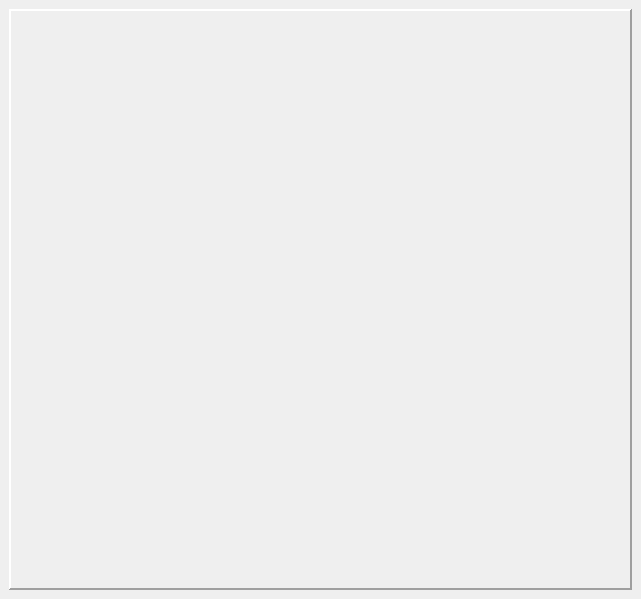
<?xml version="1.0" encoding="UTF-8"?>
<ui version="4.0">
 <class>MainWindow</class>
 <widget class="QMainWindow" name="MainWindow">
  <property name="geometry">
   <rect>
    <x>0</x>
    <y>0</y>
    <width>641</width>
    <height>599</height>
   </rect>
  </property>
  <property name="windowTitle">
   <string>MainWindow</string>
  </property>
  <widget class="QWidget" name="centralwidget">
   <layout class="QVBoxLayout" name="verticalLayout">
    <item>
     <widget class="Frame" name="frame">
      <property name="frameShape">
       <enum>QFrame::Panel</enum>
      </property>
      <property name="frameShadow">
       <enum>QFrame::Raised</enum>
      </property>
      <property name="lineWidth">
       <number>2</number>
      </property>
      <property name="midLineWidth">
       <number>0</number>
      </property>
     </widget>
    </item>
   </layout>
  </widget>
  <widget class="QMenuBar" name="menubar">
   <property name="geometry">
    <rect>
     <x>0</x>
     <y>0</y>
     <width>641</width>
     <height>25</height>
    </rect>
   </property>
  </widget>
 </widget>
 <customwidgets>
  <customwidget>
   <class>Frame</class>
   <extends>QFrame</extends>
   <header location="global">frame.h</header>
   <container>1</container>
  </customwidget>
 </customwidgets>
 <resources/>
 <connections/>
</ui>
